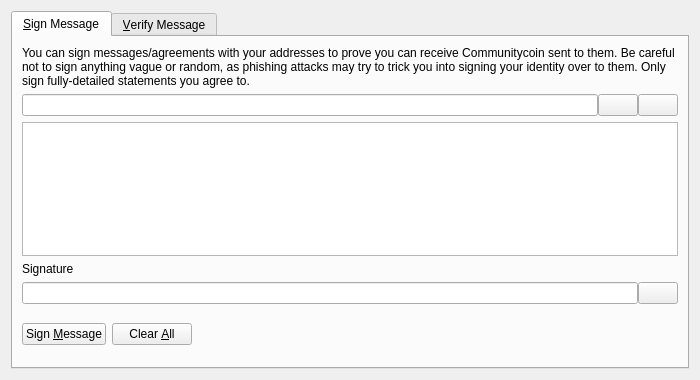
<?xml version="1.0" encoding="UTF-8"?>
<ui version="4.0">
 <class>SignVerifyMessageDialog</class>
 <widget class="QDialog" name="SignVerifyMessageDialog">
  <property name="geometry">
   <rect>
    <x>0</x>
    <y>0</y>
    <width>700</width>
    <height>380</height>
   </rect>
  </property>
  <property name="windowTitle">
   <string>Signatures - Sign / Verify a Message</string>
  </property>
  <property name="modal">
   <bool>true</bool>
  </property>
  <layout class="QVBoxLayout" name="verticalLayout">
   <item>
    <widget class="QTabWidget" name="tabWidget">
     <property name="currentIndex">
      <number>0</number>
     </property>
     <widget class="QWidget" name="tabSignMessage">
      <attribute name="title">
       <string>&amp;Sign Message</string>
      </attribute>
      <layout class="QVBoxLayout" name="verticalLayout_SM">
       <item>
        <widget class="QLabel" name="infoLabel_SM">
         <property name="text">
          <string>You can sign messages/agreements with your addresses to prove you can receive Communitycoin sent to them. Be careful not to sign anything vague or random, as phishing attacks may try to trick you into signing your identity over to them. Only sign fully-detailed statements you agree to.</string>
         </property>
         <property name="textFormat">
          <enum>Qt::PlainText</enum>
         </property>
         <property name="wordWrap">
          <bool>true</bool>
         </property>
        </widget>
       </item>
       <item>
        <layout class="QHBoxLayout" name="horizontalLayout_1_SM">
         <property name="spacing">
          <number>0</number>
         </property>
         <item>
          <widget class="QValidatedLineEdit" name="addressIn_SM">
           <property name="toolTip">
            <string>The Communitycoin address to sign the message with</string>
           </property>
          </widget>
         </item>
         <item>
          <widget class="QPushButton" name="addressBookButton_SM">
           <property name="toolTip">
            <string>Choose previously used address</string>
           </property>
           <property name="text">
            <string/>
           </property>
           <property name="shortcut">
            <string>Alt+A</string>
           </property>
           <property name="autoDefault">
            <bool>false</bool>
           </property>
          </widget>
         </item>
         <item>
          <widget class="QPushButton" name="pasteButton_SM">
           <property name="toolTip">
            <string>Paste address from clipboard</string>
           </property>
           <property name="text">
            <string/>
           </property>
           <property name="shortcut">
            <string>Alt+P</string>
           </property>
           <property name="autoDefault">
            <bool>false</bool>
           </property>
          </widget>
         </item>
        </layout>
       </item>
       <item>
        <widget class="QPlainTextEdit" name="messageIn_SM">
         <property name="toolTip">
          <string>Enter the message you want to sign here</string>
         </property>
        </widget>
       </item>
       <item>
        <widget class="QLabel" name="signatureLabel_SM">
         <property name="text">
          <string>Signature</string>
         </property>
         <property name="textFormat">
          <enum>Qt::PlainText</enum>
         </property>
        </widget>
       </item>
       <item>
        <layout class="QHBoxLayout" name="horizontalLayout_2_SM">
         <property name="spacing">
          <number>0</number>
         </property>
         <item>
          <widget class="QLineEdit" name="signatureOut_SM">
           <property name="font">
            <font>
             <italic>true</italic>
            </font>
           </property>
           <property name="readOnly">
            <bool>true</bool>
           </property>
          </widget>
         </item>
         <item>
          <widget class="QPushButton" name="copySignatureButton_SM">
           <property name="toolTip">
            <string>Copy the current signature to the system clipboard</string>
           </property>
           <property name="text">
            <string/>
           </property>
           <property name="autoDefault">
            <bool>false</bool>
           </property>
          </widget>
         </item>
        </layout>
       </item>
       <item>
        <layout class="QHBoxLayout" name="horizontalLayout_3_SM">
         <item>
          <widget class="QPushButton" name="signMessageButton_SM">
           <property name="toolTip">
            <string>Sign the message to prove you own this Communitycoin address</string>
           </property>
           <property name="text">
            <string>Sign &amp;Message</string>
           </property>
           <property name="autoDefault">
            <bool>false</bool>
           </property>
          </widget>
         </item>
         <item>
          <widget class="QPushButton" name="clearButton_SM">
           <property name="toolTip">
            <string>Reset all sign message fields</string>
           </property>
           <property name="text">
            <string>Clear &amp;All</string>
           </property>
           <property name="autoDefault">
            <bool>false</bool>
           </property>
          </widget>
         </item>
         <item>
          <spacer name="horizontalSpacer_1_SM">
           <property name="orientation">
            <enum>Qt::Horizontal</enum>
           </property>
           <property name="sizeHint" stdset="0">
            <size>
             <width>40</width>
             <height>48</height>
            </size>
           </property>
          </spacer>
         </item>
         <item>
          <widget class="QLabel" name="statusLabel_SM">
           <property name="font">
            <font>
             <weight>75</weight>
             <bold>true</bold>
            </font>
           </property>
           <property name="text">
            <string/>
           </property>
           <property name="wordWrap">
            <bool>true</bool>
           </property>
          </widget>
         </item>
         <item>
          <spacer name="horizontalSpacer_2_SM">
           <property name="orientation">
            <enum>Qt::Horizontal</enum>
           </property>
           <property name="sizeHint" stdset="0">
            <size>
             <width>40</width>
             <height>48</height>
            </size>
           </property>
          </spacer>
         </item>
        </layout>
       </item>
      </layout>
     </widget>
     <widget class="QWidget" name="tabVerifyMessage">
      <attribute name="title">
       <string>&amp;Verify Message</string>
      </attribute>
      <layout class="QVBoxLayout" name="verticalLayout_VM">
       <item>
        <widget class="QLabel" name="infoLabel_VM">
         <property name="text">
          <string>Enter the receiver's address, message (ensure you copy line breaks, spaces, tabs, etc. exactly) and signature below to verify the message. Be careful not to read more into the signature than what is in the signed message itself, to avoid being tricked by a man-in-the-middle attack. Note that this only proves the signing party receives with the address, it cannot prove sendership of any transaction!</string>
         </property>
         <property name="textFormat">
          <enum>Qt::PlainText</enum>
         </property>
         <property name="alignment">
          <set>Qt::AlignLeading|Qt::AlignLeft|Qt::AlignTop</set>
         </property>
         <property name="wordWrap">
          <bool>true</bool>
         </property>
        </widget>
       </item>
       <item>
        <layout class="QHBoxLayout" name="horizontalLayout_1_VM">
         <property name="spacing">
          <number>0</number>
         </property>
         <item>
          <widget class="QValidatedLineEdit" name="addressIn_VM">
           <property name="toolTip">
            <string>The Communitycoin address the message was signed with</string>
           </property>
          </widget>
         </item>
         <item>
          <widget class="QPushButton" name="addressBookButton_VM">
           <property name="toolTip">
            <string>Choose previously used address</string>
           </property>
           <property name="text">
            <string/>
           </property>
           <property name="shortcut">
            <string>Alt+A</string>
           </property>
           <property name="autoDefault">
            <bool>false</bool>
           </property>
          </widget>
         </item>
        </layout>
       </item>
       <item>
        <widget class="QPlainTextEdit" name="messageIn_VM"/>
       </item>
       <item>
        <widget class="QValidatedLineEdit" name="signatureIn_VM"/>
       </item>
       <item>
        <layout class="QHBoxLayout" name="horizontalLayout_2_VM">
         <item>
          <widget class="QPushButton" name="verifyMessageButton_VM">
           <property name="toolTip">
            <string>Verify the message to ensure it was signed with the specified Communitycoin address</string>
           </property>
           <property name="text">
            <string>Verify &amp;Message</string>
           </property>
           <property name="autoDefault">
            <bool>false</bool>
           </property>
          </widget>
         </item>
         <item>
          <widget class="QPushButton" name="clearButton_VM">
           <property name="toolTip">
            <string>Reset all verify message fields</string>
           </property>
           <property name="text">
            <string>Clear &amp;All</string>
           </property>
           <property name="autoDefault">
            <bool>false</bool>
           </property>
          </widget>
         </item>
         <item>
          <spacer name="horizontalSpacer_1_VM">
           <property name="orientation">
            <enum>Qt::Horizontal</enum>
           </property>
           <property name="sizeHint" stdset="0">
            <size>
             <width>40</width>
             <height>48</height>
            </size>
           </property>
          </spacer>
         </item>
         <item>
          <widget class="QLabel" name="statusLabel_VM">
           <property name="font">
            <font>
             <weight>75</weight>
             <bold>true</bold>
            </font>
           </property>
           <property name="text">
            <string/>
           </property>
           <property name="wordWrap">
            <bool>true</bool>
           </property>
          </widget>
         </item>
         <item>
          <spacer name="horizontalSpacer_2_VM">
           <property name="orientation">
            <enum>Qt::Horizontal</enum>
           </property>
           <property name="sizeHint" stdset="0">
            <size>
             <width>40</width>
             <height>48</height>
            </size>
           </property>
          </spacer>
         </item>
        </layout>
       </item>
      </layout>
     </widget>
    </widget>
   </item>
  </layout>
 </widget>
 <customwidgets>
  <customwidget>
   <class>QValidatedLineEdit</class>
   <extends>QLineEdit</extends>
   <header>qvalidatedlineedit.h</header>
  </customwidget>
 </customwidgets>
 <resources>
  <include location="../communitycoin.qrc"/>
 </resources>
 <connections/>
</ui>
